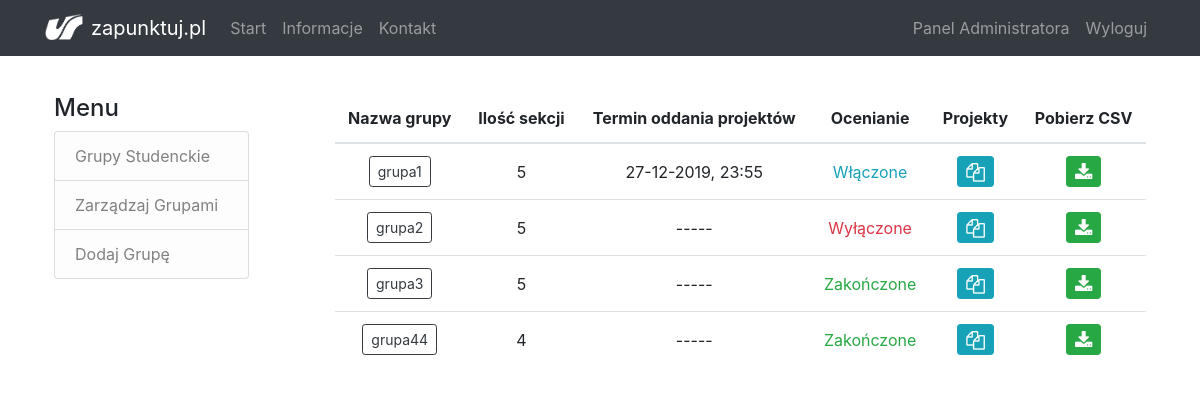
The app's page /panel (signed in) with its own data.
### flaskapp/models.py (models this page shows, shortened)
class Group(db.Model):
    id = db.Column(db.Integer, primary_key=True)
    name = db.Column(db.String(20), unique=True, nullable=False)
    is_section = db.Column(db.Boolean, nullable=False, default=False)
    users = db.relationship('User', backref='group', lazy=True, cascade="all, delete")
    upload_time = db.Column(db.DateTime)
    rating_status = db.Column(db.String, default='disabled')
    points_per_user = db.Column(db.Integer, default=0)

### flaskapp/routes.py (the view)
@app.route('/panel', methods=['GET', 'POST'])
@login_required
def panel():
    if current_user.is_admin:
        groups = Group.query.filter_by(is_section=True).all()
    else:
        flash('Musisz mieć uprawnienia administratora, aby uzyskać dostęp do tej strony', 'warning')
        return redirect(url_for('home'))
    return render_template('admin/panel.html', title='Panel administracyjny', groups=groups)

### flaskapp/models.py (called while the page is built)
@login_manager.user_loader
def load_user(user_id):
    return User.query.get(int(user_id))

### flaskapp/templates/admin/panel.html
{% extends "admin/layout_admin.html" %}
{% block content %}
	<div>
        {% if groups %}
            <table class="table text-center align-middle">
                <thead>
                    <tr>
                        <th scope="col">Nazwa grupy</th>
                        <th scope="col">Ilość sekcji</th>
                        <th>Termin oddania projektów</th>
                        <th>Ocenianie</th>
                        <th>Projekty</th>
                        <th>Pobierz CSV</th>
                    </tr>
                </thead>
            <tbody>
                {% for group in groups %}
                    <tr>
                        <td> <a href="{{ url_for('sections', group_id=group.id) }}"> <button type="button" class="btn btn-sm btn-outline-dark"> {{ group.name }} </button> </a> </td>
                        <td> {{ group.users.__len__() }} </td>
                        <td>{% if group.upload_time %}
                                {{ group.upload_time.strftime('%d-%m-%Y, %H:%M') }}
                            {% else %}
                                -----
                            {% endif %}
                        </td>
                        <td>
                            {% if group.rating_status == 'enabled' %}
                                <span class="text-info"> Włączone </span>
                            {% elif group.rating_status == 'disabled'%}
                                <span class="text-danger"> Wyłączone </span>
                            {% else %}
                                <span class="text-success"> Zakończone </span>
                            {% endif %}
                        </td>
                        <td> <a href="{{ url_for('projects', group_id=group.id) }}">
                            <button type="button" class="btn btn-sm btn-info">
                                <i class="fa fa-copy fa-lg"></i>
                            </button> </a>
                        </td>
                        <td> <a href="{{ url_for('generate_csv', group_name=group.name) }}">
                            <button type="button" class="btn btn-sm btn-success" title="Pobierz plik CSV z kluczami dostępu dla grup projektowych">
                                <i class="fa fa-download fa-lg"></i>
                            </button> </a>
                        </td>
                    </tr>
                {% endfor %}
            </tbody>
            </table>
        {% else %}
            <div class="panel panel-default">
				<div class="panel-heading">Aktualnie w bazie nie ma żadnych grup. Kliknij <a href="{{ url_for('create_group') }}">tutaj</a>, aby utworzyć nową grupę.</div>
			</div>
        {% endif %}
	</div>
{% endblock content %}

### flaskapp/templates/admin/layout_admin.html
{% extends "layout.html" %}
{% block body %}
<div class="row">
	<div class="col-md-3">
		<div class="body-section mr-5 pr-2">
			<h4>Menu</h4>
				<ul class="list-group">
					<a href="{{ url_for('panel') }}" class="list-group-item list-group-item-light list-group-item-action">Grupy Studenckie</a>
                    <a href="{{ url_for('manage_groups') }}" class="list-group-item list-group-item-light list-group-item-action">Zarządzaj Grupami</a>
					<a href="{{ url_for('create_group') }}" class="list-group-item list-group-item-light list-group-item-action">Dodaj Grupę</a>
				</ul>
		</div>
	</div>
	<div class="col-md-9">
		{% block content %}{% endblock %}
	</div>
</div>
{% endblock body %}

### flaskapp/templates/layout.html (shortened to what this page needs)
<!DOCTYPE html>
<html>
<head>
    <link rel="stylesheet" href="https://stackpath.bootstrapcdn.com/bootstrap/4.3.1/css/bootstrap.min.css">
	<link rel="stylesheet" type="text/css" href="{{url_for('static', filename='main.css')}}">
    <link rel="stylesheet" href="https://cdnjs.cloudflare.com/ajax/libs/font-awesome/4.7.0/css/font-awesome.min.css">
</head>
<body>
	<header>
		<nav class="navbar navbar-dark bg-dark navbar-expand-md fixed-top">
			<div class="container">
				<a class="navbar-brand" href="#"><img src="{{url_for('static', filename='logo.png')}}" width="38" height="26" class="d-inline-block align-text-bottom mr-2">zapunktuj.pl
				</a>
				<div id="mainmenu" class="collapse navbar-collapse">
					<ul class="navbar-nav mr-auto">
						<li class="nav-item">
							<a class="nav-link" href="{{ url_for('home') }}">Start</a>
						</li>
						<li class="nav-item">
							<a class="nav-link" href="{{ url_for('about') }}">Informacje</a>
						</li>
						<li class="nav-item">
							<a class="nav-link" href="#">Kontakt</a>
						</li>
					</ul>
					<ul class="navbar-nav">
					{% if current_user.is_authenticated %}
						{% if current_user.is_admin %}
							<li class="nav-item">
								<a class="nav-item nav-link" href="{{ url_for('panel') }}">Panel Administratora</a>
							</li>
						{% elif current_user.group.is_section %}
							<li class="nav-item">
								<a class="nav-item nav-link" href="{{ url_for('project') }}">Projekt</a>
							</li>
                        {% else %}
							<li class="nav-item">
								<a class="nav-item nav-link" href="{{ url_for('rating') }}">Ocenianie</a>
							</li>
						{% endif %}
						<li class="nav-item">
							<a class="nav-item nav-link" href="{{ url_for('logout') }}">Wyloguj</a>
						</li>
					{% else %}
						<li class="nav-item">
							<a class="nav-item nav-link" href="{{ url_for('login') }}">Zaloguj</a>
						</li>
					{% endif %}
					</ul>
				</div>
			</div>
		</nav>
	</header>
	<div class="container p-4">
		<div class="row">
			<div class="col-12">
			{% block body %}{% endblock %}
			</div>
		</div>
	</div>
</body>
</html>

### flaskapp/static/main.css (style rules this page uses)
body { padding-top: 70px; }
.table > tbody > tr > td { vertical-align: middle; }
.table th { border: none; }

### records on screen
Group: name "grupa1", users.__len__ "5", upload_time "27-12-2019, 23:55", rating_status "Włączone"
Group: name "grupa2", users.__len__ "5", rating_status "Wyłączone"
Group: name "grupa3", users.__len__ "5", rating_status "Zakończone"
Group: name "grupa44", users.__len__ "4", rating_status "Zakończone"
